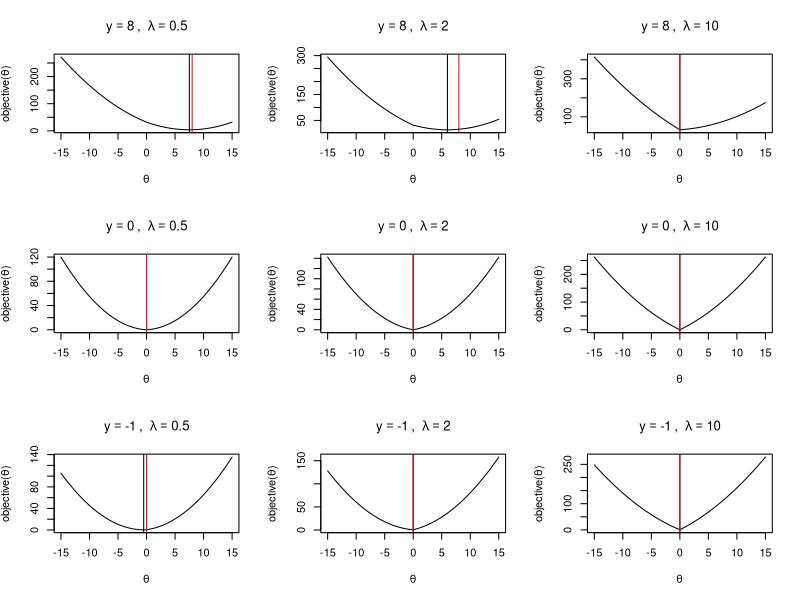
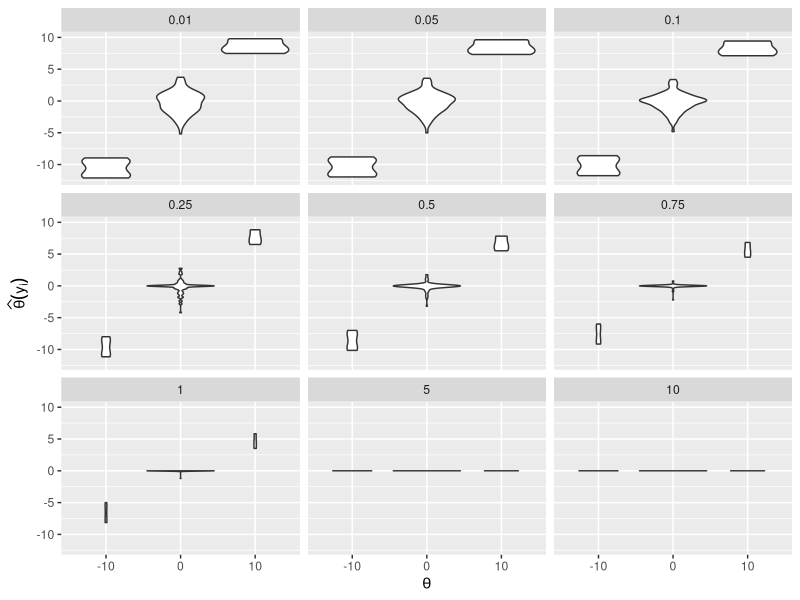
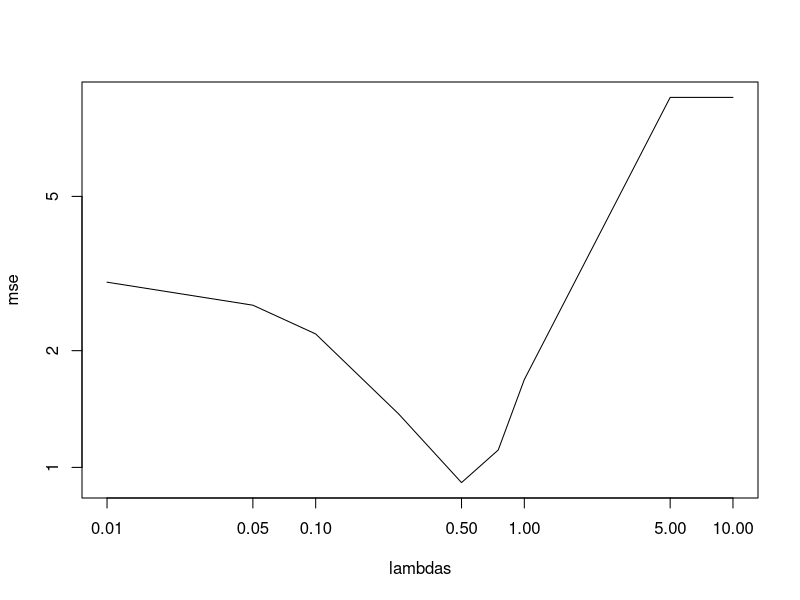

Reproduce these figures in R, in order.
########################################
# Penalized likelihood and soft thresholding
# (A)
########################################

########################################
# FIXME: run this for a few values.
########################################
par(mfrow=c(3,3))
yVals = c(8, 0, -1)
lambdaVals = c(0.5, 2, 10)
for (yVal in yVals) {
  for (lambdaVal in lambdaVals) {
    obj = list(y = yVal, lambda=lambdaVal)
    curve(0.5 * (obj$y - x)^2 + obj$lambda * abs(x), from=-15, to=15, xname="x",
          ylab=expression(paste("objective(", theta, ")")), xlab=expression(theta),
          main=bquote(y==.(obj$y) ~ ", " ~ lambda == .(obj$lambda)))
    S_lambda = sign(obj$y) * max(abs(obj$y) - obj$lambda, 0)
    abline(v=S_lambda)
    print(S_lambda)
    # hard threshold
    H_lambda = ifelse(obj$y >= obj$lambda, obj$y, 0)
    abline(v=H_lambda, col="red")
  }
}

########################################
# (B)
########################################
library(ggplot2)
library(reshape2)
n = 100
p = 0.1
thetas = 10 * (2 * rbinom(n, 1, 0.5) - 1) * rbinom(n, 1, p)
sigmas = rep(2, n)
zs = rnorm(n, thetas, sigmas)
lambdas = c(0.01, 0.05, 0.1, 0.25, 0.5, 0.75, 1, 5, 10)
S_lambda = sapply(lambdas, function(lambda) {
  sign(zs) * pmax(abs(zs) - lambda * sigmas * sigmas, 0)
  })

data = data.frame(
  values = c(S_lambda),
  lmb = rep(lambdas, each=n),
  th = factor(rep(thetas, length(lambdas)))
)
par(mfrow=c(1,1))
ggplot(data, aes(x = th, y=values)) + geom_violin() +
  facet_wrap(~ lmb) +
  xlab(expression(theta)) + ylab(quote(widehat(theta)(y[i])))

mse = sapply(1:length(lambdas), function(i){
  a = S_lambda[, i] - thetas;
  return(sum(a * a) / n)})
plot(mse ~ lambdas, type="l", log="xy")

